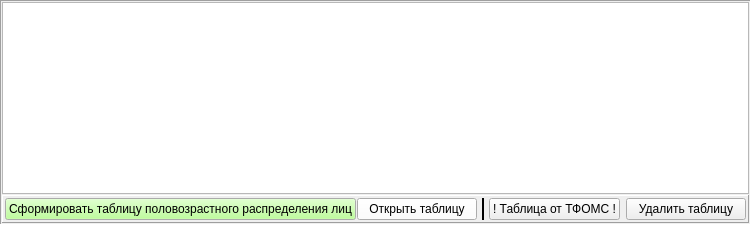
     <widget class="QFrame" name="pan_sexages">
      <property name="frameShape">
       <enum>QFrame::Panel</enum>
      </property>
      <property name="frameShadow">
       <enum>QFrame::Sunken</enum>
      </property>
      <layout class="QVBoxLayout" name="verticalLayout_2">
       <property name="spacing">
        <number>1</number>
       </property>
       <property name="leftMargin">
        <number>1</number>
       </property>
       <property name="topMargin">
        <number>1</number>
       </property>
       <property name="rightMargin">
        <number>1</number>
       </property>
       <property name="bottomMargin">
        <number>1</number>
       </property>
       <item>
        <widget class="QTableView" name="tab_sexages">
         <property name="selectionMode">
          <enum>QAbstractItemView::SingleSelection</enum>
         </property>
         <property name="selectionBehavior">
          <enum>QAbstractItemView::SelectRows</enum>
         </property>
         <attribute name="horizontalHeaderMinimumSectionSize">
          <number>20</number>
         </attribute>
         <attribute name="verticalHeaderDefaultSectionSize">
          <number>20</number>
         </attribute>
         <attribute name="verticalHeaderMinimumSectionSize">
          <number>20</number>
         </attribute>
        </widget>
       </item>
       <item>
        <widget class="QFrame" name="pan_sexages_DN">
         <property name="frameShape">
          <enum>QFrame::Panel</enum>
         </property>
         <property name="frameShadow">
          <enum>QFrame::Raised</enum>
         </property>
         <layout class="QHBoxLayout" name="horizontalLayout_6">
          <property name="spacing">
           <number>1</number>
          </property>
          <property name="leftMargin">
           <number>2</number>
          </property>
          <property name="topMargin">
           <number>2</number>
          </property>
          <property name="rightMargin">
           <number>2</number>
          </property>
          <property name="bottomMargin">
           <number>2</number>
          </property>
          <item>
           <widget class="QPushButton" name="bn_add_sexage">
            <property name="minimumSize">
             <size>
              <width>350</width>
              <height>0</height>
             </size>
            </property>
            <property name="palette">
             <palette>
              <active>
               <colorrole role="Button">
                <brush brushstyle="SolidPattern">
                 <color alpha="255">
                  <red>170</red>
                  <green>255</green>
                  <blue>127</blue>
                 </color>
                </brush>
               </colorrole>
              </active>
              <inactive>
               <colorrole role="Button">
                <brush brushstyle="SolidPattern">
                 <color alpha="255">
                  <red>170</red>
                  <green>255</green>
                  <blue>127</blue>
                 </color>
                </brush>
               </colorrole>
              </inactive>
              <disabled>
               <colorrole role="Button">
                <brush brushstyle="SolidPattern">
                 <color alpha="255">
                  <red>170</red>
                  <green>255</green>
                  <blue>127</blue>
                 </color>
                </brush>
               </colorrole>
              </disabled>
             </palette>
            </property>
            <property name="font">
             <font>
              <weight>50</weight>
              <bold>false</bold>
             </font>
            </property>
            <property name="text">
             <string>Сформировать таблицу половозрастного распределения лиц</string>
            </property>
           </widget>
          </item>
          <item>
           <widget class="QPushButton" name="bn_open_sexage">
            <property name="minimumSize">
             <size>
              <width>120</width>
              <height>0</height>
             </size>
            </property>
            <property name="palette">
             <palette>
              <active>
               <colorrole role="Button">
                <brush brushstyle="SolidPattern">
                 <color alpha="255">
                  <red>255</red>
                  <green>255</green>
                  <blue>255</blue>
                 </color>
                </brush>
               </colorrole>
              </active>
              <inactive>
               <colorrole role="Button">
                <brush brushstyle="SolidPattern">
                 <color alpha="255">
                  <red>255</red>
                  <green>255</green>
                  <blue>255</blue>
                 </color>
                </brush>
               </colorrole>
              </inactive>
              <disabled>
               <colorrole role="Button">
                <brush brushstyle="SolidPattern">
                 <color alpha="255">
                  <red>255</red>
                  <green>255</green>
                  <blue>255</blue>
                 </color>
                </brush>
               </colorrole>
              </disabled>
             </palette>
            </property>
            <property name="font">
             <font>
              <weight>50</weight>
              <bold>false</bold>
             </font>
            </property>
            <property name="text">
             <string>Открыть таблицу</string>
            </property>
           </widget>
          </item>
          <item>
           <widget class="Line" name="line_4">
            <property name="minimumSize">
             <size>
              <width>10</width>
              <height>0</height>
             </size>
            </property>
            <property name="frameShadow">
             <enum>QFrame::Plain</enum>
            </property>
            <property name="lineWidth">
             <number>2</number>
            </property>
            <property name="orientation">
             <enum>Qt::Vertical</enum>
            </property>
           </widget>
          </item>
          <item>
           <widget class="QPushButton" name="bn_load_TFOMS">
            <property name="minimumSize">
             <size>
              <width>120</width>
              <height>0</height>
             </size>
            </property>
            <property name="font">
             <font>
              <weight>50</weight>
              <bold>false</bold>
             </font>
            </property>
            <property name="text">
             <string>! Таблица от ТФОМС !</string>
            </property>
           </widget>
          </item>
          <item>
           <spacer name="horizontalSpacer_5">
            <property name="orientation">
             <enum>Qt::Horizontal</enum>
            </property>
            <property name="sizeHint" stdset="0">
             <size>
              <width>5</width>
              <height>20</height>
             </size>
            </property>
           </spacer>
          </item>
          <item>
           <widget class="QPushButton" name="bn_delete_sexage">
            <property name="minimumSize">
             <size>
              <width>120</width>
              <height>0</height>
             </size>
            </property>
            <property name="font">
             <font>
              <weight>50</weight>
              <bold>false</bold>
             </font>
            </property>
            <property name="text">
             <string>Удалить таблицу</string>
            </property>
           </widget>
          </item>
         </layout>
        </widget>
       </item>
      </layout>
     </widget>
